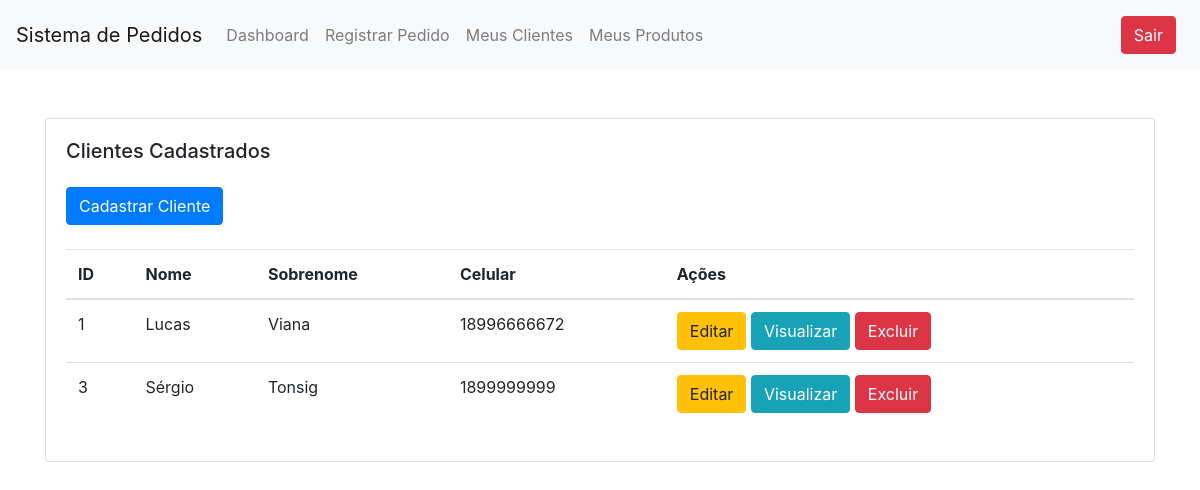
Page /templates/visualizar_clientes.php on the committed database.
### tables this page shows
CREATE TABLE `clientes` (
  `id` int(11) NOT NULL AUTO_INCREMENT,
  `nome` varchar(100) NOT NULL,
  `sobrenome` varchar(100) NOT NULL,
  `celular` varchar(15) NOT NULL,
  `endereco_completo` varchar(255) NOT NULL,
  `cep` varchar(10) NOT NULL,
  PRIMARY KEY (`id`)
);

### templates/visualizar_clientes.php (the view, shortened to what this page needs)
<!DOCTYPE html>
<html lang="en">
<head>
    <link rel="stylesheet" href="https://stackpath.bootstrapcdn.com/bootstrap/4.3.1/css/bootstrap.min.css">
</head>
<body>
    <?php include('menu.php') ?>
    <div class="container mt-5">
        <div class="row">
            <div class="col-md-12">
                <div class="card">
                    <div class="card-body">
                        <h5 class="card-title">Clientes Cadastrados</h5>
                        <form action="../templates/adicionar_cliente.php" method="post">
                            <div class="mt-4 mb-4">
                                <button type="submit" class="btn btn-primary">Cadastrar Cliente</button>
                            </div>
                        </form>
                        <?php
                        include('../config/config.php');
                        $queryClientes = "SELECT * FROM CLIENTES";
                        $stmtClientes = $conexao->prepare($queryClientes);
                        $stmtClientes->execute();
                        $itensClientes = $stmtClientes->fetchAll(PDO::FETCH_ASSOC);
                        if ($itensClientes) {
                            echo "<table class='table'>
                            <thead>
                                <tr>
                                    <th>ID</th>
                                    <th>Nome</th>
                                    <th>Sobrenome</th>
                                    <th>Celular</th>
                                    <th>Ações</th>
                                </tr>
                            </thead>
                            <tbody>";
                            foreach ($itensClientes as $item) {
                                echo "<tr>
                                    <td>{$item['id']}</td>
                                    <td>{$item['nome']}</td>
                                    <td>{$item['sobrenome']}</td>
                                    <td>{$item['celular']}</td>
                                    <td>
                                        <a href='../templates/editar_cliente.php?id={$item['id']}' class='btn btn-warning'>Editar</a>
                                        <a href='../templates/visualizar_cliente.php?id={$item['id']}' class='btn btn-info'>Visualizar</a>
                                        <a href='../templates/excluir_cliente.php?id={$item['id']}' class='btn btn-danger'>Excluir</a>
                                    </td>
                                </tr>";
                            }
                            echo "</tbody>
                        </table>";
                        } else {
                            echo "<p class='text-info'>Nenhum cliente encontrado na listagem de clientes.</p>";
                        }
                        ?>
                    </div>
                </div>
            </div>
        </div>
    </div>
</body>
</html>

### rows in the picture
clientes: id "1", nome "Lucas", sobrenome "Viana", celular "18996666672"
clientes: id "3", nome "Sérgio", sobrenome "Tonsig", celular "1899999999"
